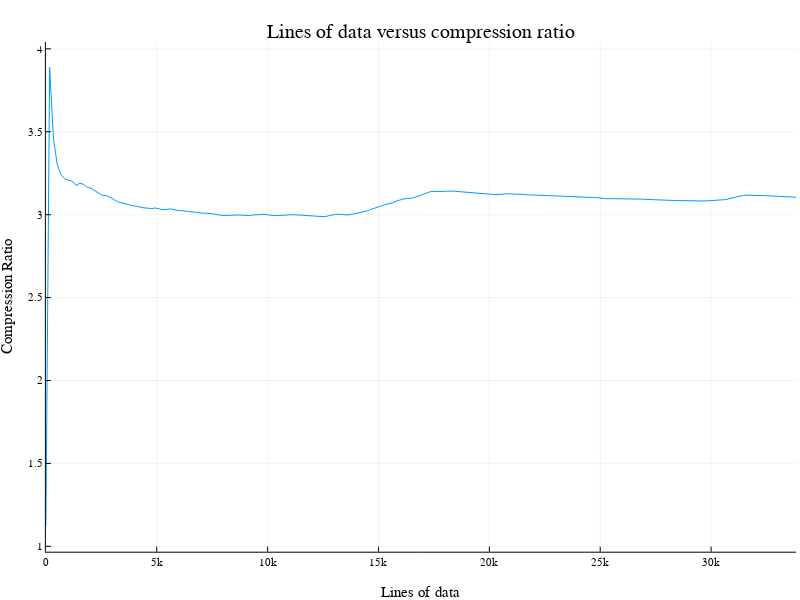

The notebook cell saved with this chart:
### Code cell
fig3 = plot(df."Lines of Data", df."Compression Ratio");
xlabel!("Lines of data");
ylabel!("Compression Ratio")
title!("Lines of data versus compression ratio")
display(fig3);

### Figure 1 — Plotly figure (JSON) as saved in the notebook; plotly's stock layout.template omitted (floating-point values rounded to 4 significant figures; data arrays with more than 128 entries replaced by an {"elided": "..."} marker saying what was removed)
{"data": [{"colorbar": {"title": ""}, "legendgroup": "", "line": {"color": "rgba(0, 154, 250, 1.000)", "dash": "solid", "shape": "linear", "width": 1}, "mode": "lines", "name": "", "showlegend": false, "type": "scatter", "x": {"elided": "200 int values"}, "xaxis": "x", "y": {"elided": "200 float values"}, "yaxis": "y", "zmax": null, "zmin": null}], "layout": {"annotations": [{"font": {"color": "rgba(0, 0, 0, 1.000)", "family": "sans-serif", "size": 20}, "rotation": 0, "showarrow": false, "text": "Lines of data versus compression ratio", "x": 0.5262, "xanchor": "center", "xref": "paper", "y": 1, "yanchor": "top", "yref": "paper"}], "height": 600, "legend_position": {"bgcolor": "rgba(255, 255, 255, 1.000)", "bordercolor": "rgba(0, 0, 0, 1.000)", "borderwidth": 1, "font": {"color": "rgba(0, 0, 0, 1.000)", "family": "sans-serif", "size": 11}, "title": {"font": {"color": "rgba(0, 0, 0, 1.000)", "family": "sans-serif", "size": 15}, "text": ""}, "tracegroupgap": 0, "traceorder": "normal", "x": 1, "xanchor": "auto", "y": 1, "yanchor": "auto"}, "margin": {"b": 20, "l": 0, "r": 0, "t": 20}, "paper_bgcolor": "rgba(255, 255, 255, 1.000)", "plot_bgcolor": "rgba(255, 255, 255, 1.000)", "showlegend": true, "width": 800, "xaxis": {"anchor": "y", "domain": [0.05735, 0.9951], "gridcolor": "rgba(0, 0, 0, 0.100)", "gridwidth": 0.5, "linecolor": "rgba(0, 0, 0, 1.000)", "mirror": false, "showgrid": true, "showline": true, "showticklabels": true, "tickangle": 0, "tickcolor": "rgb(0, 0, 0)", "tickfont": {"color": "rgba(0, 0, 0, 1.000)", "family": "sans-serif", "size": 11}, "ticks": "inside", "title": "Lines of data", "titlefont": {"color": "rgba(0, 0, 0, 1.000)", "family": "sans-serif", "size": 15}, "type": "-", "visible": true, "zeroline": false, "zerolinecolor": "rgba(0, 0, 0, 1.000)"}, "yaxis": {"anchor": "x", "domain": [0.05054, 0.961], "gridcolor": "rgba(0, 0, 0, 0.100)", "gridwidth": 0.5, "linecolor": "rgba(0, 0, 0, 1.000)", "mirror": false, "showgrid": true, "showline": true, "showticklabels": true, "tickangle": 0, "tickcolor": "rgb(0, 0, 0)", "tickfont": {"color": "rgba(0, 0, 0, 1.000)", "family": "sans-serif", "size": 11}, "ticks": "inside", "title": "Compression Ratio", "titlefont": {"color": "rgba(0, 0, 0, 1.000)", "family": "sans-serif", "size": 15}, "type": "-", "visible": true, "zeroline": false, "zerolinecolor": "rgba(0, 0, 0, 1.000)"}}}
